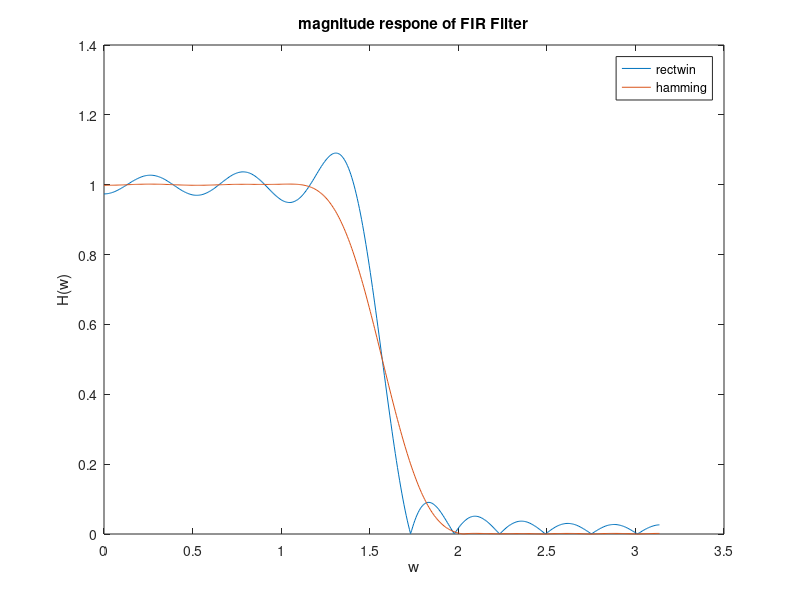

MATLAB code for this plot:
clc;clear all;close all;
N=25;
Wn=pi/2;
Wr=rectwin(N);
Wh=hamming(N);
a=(N-1)/2;
for n=0:N-1
if (n~=a)
hd(n+1)=sin((n-a)*Wn)/(pi*(n-a));
else
hd(n+1)=Wn/pi;
end
end
hr=hd.*Wr';
hh=hd.*Wh';
[h1,w1]=freqz(hr);
[h2,w2]=freqz(hh);
plot(w1,abs(h1));
hold on;
plot(w2,abs(h2));
xlabel('w');
ylabel('H(w)');
title('magnitude respone of FIR Filter');
legend('rectwin', 'hamming');